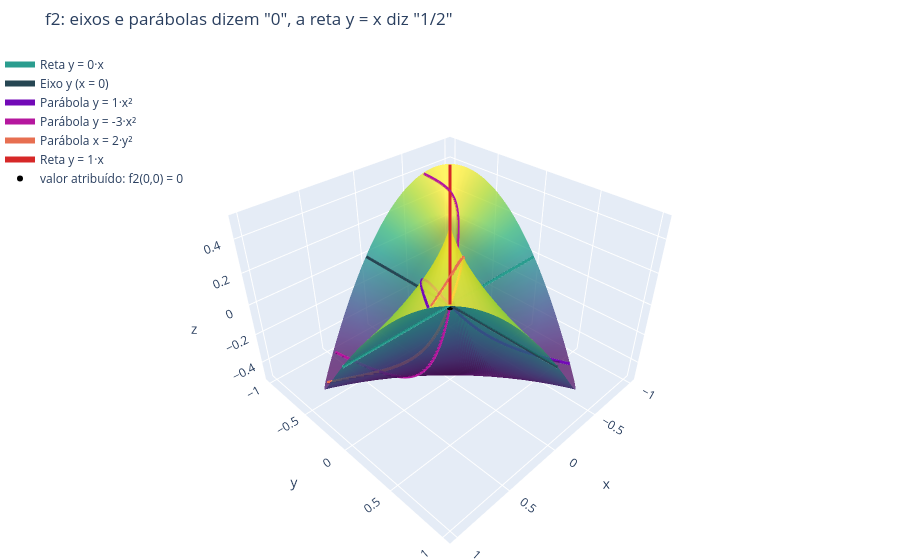

Here is the notebook cell this chart was saved with:
### Markdown cell above
#### Análise na mão ✍️

Já fizemos as contas no item 1:

| Trajetória | $f_2$ ao longo dela | limite |
|:---|:---:|:---:|
| eixo $x$: $(t, 0)$ | $0$ | $0$ |
| eixo $y$: $(0, t)$ | $0$ | $0$ |
| parábola $y = kx^2$ (qualquer $k$) | $\dfrac{k\,t}{1 + k^2t^2}$ | $0$ |
| parábola $x = ky^2$ (qualquer $k$) | $\dfrac{k\,t}{k^2t^2 + 1}$ | $0$ |
| **reta $y = x$** | $\tfrac12$ | $\tfrac12$ |

Quem testasse só os eixos e as parábolas veria **infinitos caminhos** concordando em 0, e esse 0 ainda coincide com o valor atribuído $f_2(0,0) = 0$. A tentação de concluir "o limite é 0 e $f_2$ é contínua" seria grande, e a conclusão estaria **errada**: a reta $y = x$ dá $\tfrac12$, e o item 2 provou que o limite não existe.

**Por que as parábolas enganam:** elas chegam na origem **tangentes a um eixo**, ou seja, na direção $\theta \to 0$ ou $\theta \to \tfrac\pi2$. Como $f_2 = \tfrac{\sin 2\theta}{2}$ depende só da direção, todas elas "veem" o mesmo valor que os eixos.

### Code cell
# 💻 f2: eixos e parábolas concordam em 0; a reta y = x não (arraste para girar)
CASOS_3_F2 = [
    ('Reta y = m·x',      0.0,  '#2a9d8f'),     # eixo x
    ('Eixo y (x = 0)',    0,    '#264653'),
    ('Parábola y = k·x²', 1.0,  '#7209b7'),
    ('Parábola y = k·x²', -3.0, '#b5179e'),
    ('Parábola x = k·y²', 2.0,  '#e76f51'),
    ('Reta y = m·x',      1.0,  '#d62828'),     # o caminho que discorda
]
mostrar_trajetorias('f2', CASOS_3_F2, 'f2: eixos e parábolas dizem "0", a reta y = x diz "1/2"')

### Figure 1 — Plotly figure (JSON) as saved in the notebook; plotly's stock layout.template omitted (floating-point values rounded to 4 significant figures; data arrays with more than 128 entries replaced by an {"elided": "..."} marker saying what was removed)
{"data": [{"colorscale": [[0, "#440154"], [0.1111, "#482878"], [0.2222, "#3e4989"], [0.3333, "#31688e"], [0.4444, "#26828e"], [0.5556, "#1f9e89"], [0.6667, "#35b779"], [0.7778, "#6ece58"], [0.8889, "#b5de2b"], [1, "#fde725"]], "hovertemplate": "x=%{x:.3f}<br>y=%{y:.3f}<br>z=%{z:.4f}", "name": "z = f(x,y)", "opacity": 0.75, "showscale": false, "type": "surface", "x": {"elided": "145x90 float values"}, "y": {"elided": "145x90 float values"}, "z": {"elided": "145x90 float values"}}, {"line": {"color": "#2a9d8f", "width": 6}, "mode": "lines", "name": "Reta y = 0·x", "type": "scatter3d", "x": {"elided": "1402 float values"}, "y": {"elided": "1402 int values"}, "z": {"elided": "1402 int values"}}, {"line": {"color": "#264653", "width": 6}, "mode": "lines", "name": "Eixo y (x = 0)", "type": "scatter3d", "x": {"elided": "1402 int values"}, "y": {"elided": "1402 float values"}, "z": {"elided": "1402 int values"}}, {"line": {"color": "#7209b7", "width": 6}, "mode": "lines", "name": "Parábola y = 1·x²", "type": "scatter3d", "x": {"elided": "1402 float values"}, "y": {"elided": "1402 float values"}, "z": {"elided": "1402 float values"}}, {"line": {"color": "#b5179e", "width": 6}, "mode": "lines", "name": "Parábola y = -3·x²", "type": "scatter3d", "x": {"elided": "1402 float values"}, "y": {"elided": "1402 float values"}, "z": {"elided": "1402 float values"}}, {"line": {"color": "#e76f51", "width": 6}, "mode": "lines", "name": "Parábola x = 2·y²", "type": "scatter3d", "x": {"elided": "1402 float values"}, "y": {"elided": "1402 float values"}, "z": {"elided": "1402 float values"}}, {"line": {"color": "#d62828", "width": 6}, "mode": "lines", "name": "Reta y = 1·x", "type": "scatter3d", "x": {"elided": "1402 float values"}, "y": {"elided": "1402 float values"}, "z": {"elided": "1402 float values"}}, {"marker": {"color": "black", "size": 6}, "mode": "markers", "name": "valor atribuído: f2(0,0) = 0", "type": "scatter3d", "x": [0], "y": [0], "z": [0]}], "layout": {"height": 560, "legend": {"bgcolor": "rgba(255,255,255,0.7)", "x": 0, "y": 1}, "margin": {"b": 0, "l": 0, "r": 0, "t": 50}, "scene": {"aspectmode": "manual", "aspectratio": {"x": 1, "y": 1, "z": 0.7}, "xaxis": {"title": {"text": "x"}}, "yaxis": {"title": {"text": "y"}}, "zaxis": {"title": {"text": "z"}}}, "title": {"text": "f2: eixos e parábolas dizem \"0\", a reta y = x diz \"1/2\""}}}
